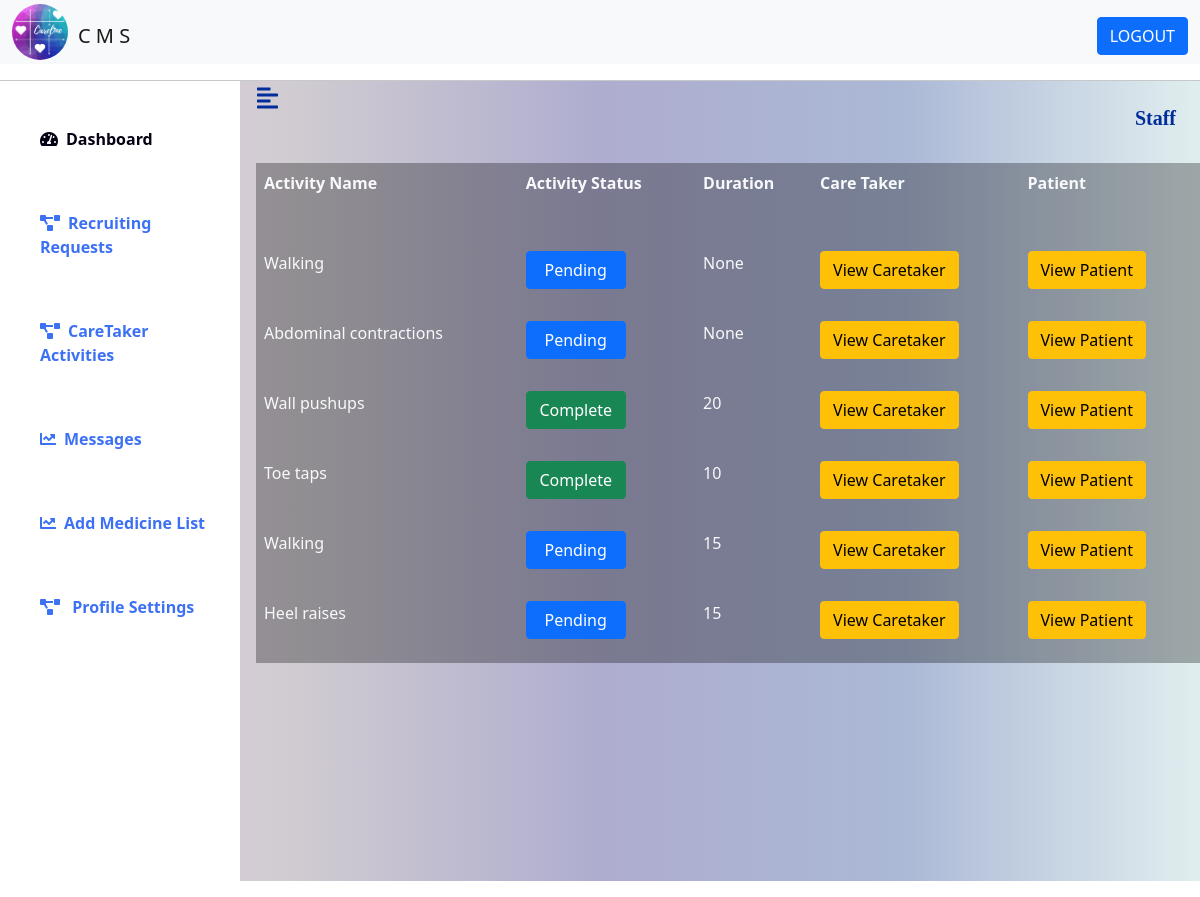
The app's page /cms_view_activity/ with its own data.
### careapp/models.py (models this page shows)
class Activity(models.Model):
    aname=models.CharField(max_length=45,null=True)
    astatus=models.CharField(max_length=20,null=True)
    duration=models.IntegerField(null=True)
    p_id=models.IntegerField(null=True)
    c_id=models.IntegerField(null=True)

### careapp/views.py (the view)
# urls.py: path("cms_view_activity/",cms_view_activity),
def cms_view_activity(request):
    ap=Activity.objects.all()
    print(ap)
    return render(request,"cms_view_activity.html",{'ap':ap})

### careapp/templates/cms_view_activity.html (shortened to what this page needs)
{% extends 'cms_dash.html' %}
    {% block dash %}
    <table class="table table-borderless text-light" style="background-color: rgb(0,0,0,0.3);">
        <tr>
            <th>Activity Name</th>
            <th>Activity Status</th>
            <th>Duration</th>
            <th>Care Taker</th>
            <th>Patient</th>
        </tr>
        <tr>
            <td><br></td>
        </tr>
        {% for i in ap %}
        <tr>
            <td>{{ i.aname }}</td>
            {% if i.astatus %}
                <td  ><p class="btn btn-success" style="width: 100px">Complete</p></td>
            {% else %}
                <td  ><p class="btn btn-primary" style="width: 100px"> Pending </p></td>
            {% endif %}
            <td>{{ i.duration }}</td>
            <td><a href="/cms_view_cr/{{ i.c_id }}/" class="btn btn-warning">View Caretaker</a></td>
            <td><a href="/cms_view_pt/{{ i.p_id }}/" class="btn btn-warning">View Patient</a></td>
        </tr>
        {% endfor %}
    </table>
    {% endblock %}

### careapp/templates/cms_dash.html (shortened to what this page needs)
{% extends 'base_dash.html' %}
    {% block here %}
    <hr>
        <div>
            <div class="d-flex" id="wrapper">
                <div class="bg-white" id="sidebar-wrapper">
                    <div class="list-group list-group-flush my-3">
                        <a href="/cms_dash/" class="list-group-item list-group-item-action bg-transparent second-text active"><i
                                class="fas fa-tachometer-alt me-2"></i>Dashboard</a>
                        <a href="/rec_request/" class="list-group-item list-group-item-action bg-transparent second-text fw-bold"><i
                                class="fas fa-project-diagram me-2"></i>Recruiting Requests</a>
                        <a href="/cms_view_activity/" class="list-group-item list-group-item-action bg-transparent second-text fw-bold"><i
                                class="fas fa-project-diagram me-2"></i>CareTaker Activities</a>
                        <a href="/vsup/" class="list-group-item list-group-item-action bg-transparent second-text fw-bold"><i
                                class="fas fa-chart-line me-2"></i>Messages</a>
                                <a href="/cms_add_med/" class="list-group-item list-group-item-action bg-transparent second-text fw-bold"><i
                                    class="fas fa-chart-line me-2"></i>Add Medicine List</a>
                                <a href="/edit_cms/" class="list-group-item list-group-item-action bg-transparent second-text fw-bold"><i
                                    class="fas fa-project-diagram me-2"></i> Profile Settings</a>
                    </div>
                </div>
                <div id="page-content-wrapper">
                    <nav class="navbar navbar-expand-lg navbar-light bg-transparent py-4 px-4">
                        <div class="d-flex align-items-center">
                            <i class="fas fa-align-left primary-text fs-4 me-3" id="menu-toggle"></i>
                        </div>
                        <div class="collapse navbar-collapse" id="navbarSupportedContent">
                            <ul class="navbar-nav ms-auto mb-2 mb-lg-0">
                                <li class="nav-item dropdown">
                                      <h6 class="t1">Staff</h6>
                                </li>
                            </ul>
                        </div>
                    </nav>
                    {% block dash %}{% endblock %}
                    </div>
                </div>
            </div>
    {% endblock %}

### careapp/templates/base_dash.html (shortened to what this page needs)
{% load static %}
<!DOCTYPE html>
<html lang="en">
<head>
    <link href="https://cdn.jsdelivr.net/npm/bootstrap@5.0.0-beta3/dist/css/bootstrap.min.css" rel="stylesheet" />
    <link rel="stylesheet" href="https://cdnjs.cloudflare.com/ajax/libs/font-awesome/5.15.3/css/all.min.css" />
    <link rel="stylesheet" href="{% static 'css/index.css' %}">
    <link rel="stylesheet" href="{% static 'css/styles.css' %}" />
</head>
<body>
  <nav class="navbar navbar-expand-lg navbar-light bg-light navbar-fixed-top">
    <div class="container-fluid">
     <img src="{% static 'images/20230406_152159_0000.png' %}" alt="Logo" style="width:56px;" id="tt2" href="#">
      <a class="navbar-brand" id="t3" href="/">C M S</a>
      <div class="collapse navbar-collapse" id="navbarTogglerDemo02">
        <div class="d-flex">
            <a href="/lgout/" class="btn btn-primary">LOGOUT</a>
        </div>
      </div>
    </div>
  </nav>
  {% block here %}
  {% endblock %}
</body>
</html>

### careapp/static/css/index.css (style rules this page uses)
#tt2 { position: relative; border-radius: 100%; bottom: 4px; }

### careapp/static/css/styles.css (style rules this page uses)
:root { --main-bg-color: #009d63; --main-text-color: #060112; --second-text-color: #3d71f4; --second-bg-color: #ddabf7; }
.primary-text { color: var(--main-text-color); }
.second-text { color: var(--second-text-color); }
#wrapper { overflow-x: hidden; position: relative; bottom: 16px; background-image: linear-gradient( to right, #e3d0e3, #d0cbd1, #aeadcf, #abb8d6, #e1eeef ); }
#sidebar-wrapper { min-height: 100vh; margin-left: -15rem; -webkit-transition: margin 0.25s ease-out; -moz-transition: margin 0.25s ease-out; -o-transition: margin 0.25s ease-out; transition: margin 0.25s ease-out; }
#sidebar-wrapper .list-group { width: 15rem; }
#page-content-wrapper { min-width: 100vw; }
#menu-toggle { cursor: pointer; }
.list-group-item { border: none; padding: 20px 30px; }
.list-group-item.active { background-color: transparent; color: var(--main-text-color); font-weight: bold; border: none; }
@media (min-width: 768px) { #sidebar-wrapper { margin-left: 0; } }
@media (min-width: 768px) { #page-content-wrapper { min-width: 0; width: 100%; margin-left: 1rem; } }
.t1 { font-family: "Hoefler Text", "Baskerville Old Face", Garamond, "Times New Roman", serif; font-size: 20px; font-style: normal; font-variant: normal; font-weight: 600; line-height: 26.4px; color: #012d9c; ; }
.second-text { margin: 10px 10px; }
#menu-toggle { position: relative; bottom: 24px; right: 23px; color: #012d9c; ; }
#tt2 { position: relative; border-radius: 100%; bottom: 4px; }
#t3 { position: relative; margin-left: 10px; }
.navbar { padding-bottom: 0px; }

### records on screen
Activity: aname "Walking", astatus "Pending", duration "None"
Activity: aname "Abdominal contractions", astatus "Pending", duration "None"
Activity: aname "Wall pushups", astatus "Complete", duration "20"
Activity: aname "Toe taps", astatus "Complete", duration "10"
Activity: aname "Walking", shows "Pending", duration "15"
Activity: aname "Heel raises", shows "Pending", duration "15"
